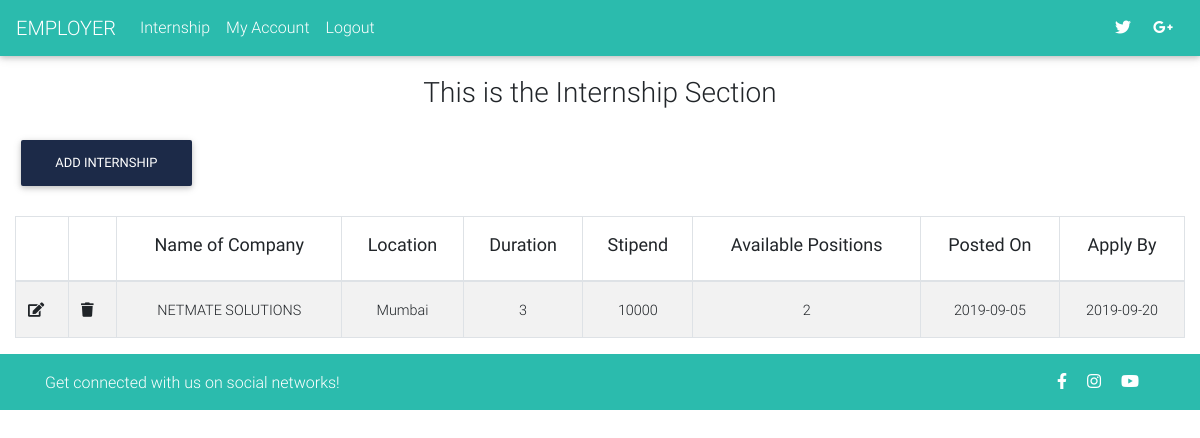
Page /employer/internship.php (signed in) on the committed database.
### tables this page shows
CREATE TABLE `internships` (
  `id` int(11) NOT NULL,
  `emp_id` int(11) NOT NULL,
  `category` text NOT NULL,
  `postedOn` text NOT NULL,
  `applyBy` text NOT NULL,
  `nameOfCompany` text NOT NULL,
  `aboutCompany` text NOT NULL,
  `aboutInternship` text NOT NULL,
  `location` text NOT NULL,
  `perks` text NOT NULL,
  `duration` int(100) NOT NULL,
  `stipend` int(100) NOT NULL,
  `positions` int(11) NOT NULL,
  `whoCanApply` text NOT NULL,
  `featured` tinyint(4) NOT NULL DEFAULT '0',
  `deleted` tinyint(4) NOT NULL DEFAULT '0'
);

CREATE TABLE `employer` (
  `id` int(11) NOT NULL,
  `nameOfCompany` text NOT NULL,
  `aboutCompany` text NOT NULL,
  `email` varchar(255) NOT NULL,
  `password` varchar(255) NOT NULL,
  `address1` text NOT NULL,
  `address2` text NOT NULL,
  `city` varchar(100) NOT NULL,
  `state` varchar(100) NOT NULL,
  `zipcode` int(100) NOT NULL,
  `phone` text NOT NULL,
  `country` varchar(100) NOT NULL,
  `ip` varchar(255) NOT NULL,
  `date` datetime NOT NULL DEFAULT CURRENT_TIMESTAMP
);

### employer/internship.php (the view, shortened to what this page needs)
<?php
  include('includes/header.php');
?>
<?php
  $email = $_SESSION['email'];
  $sql = "SELECT * FROM employer WHERE email = '$email'";
    $result = $db->query($sql);
    while ($row_pro = mysqli_fetch_array($result)) {
          $emp_id = $row_pro['id'];
          $emp_name = $row_pro['nameOfCompany'];
          $emp_about = $row_pro['aboutCompany'];
    }
?>
<?php
  if(!isset($_SESSION['email'])){
      echo "<script>window.open('login.php','_self')</script>";
    }else{
?>
  <main>
    <h3 class="text-center p-3">This is the Internship Section</h3>
    <?php
      if(isset($_GET['add']) || isset($_GET['edit'])){
        $parentQuery = $db->query("SELECT * FROM internships");
        $category = ((isset($_POST['category']) && $_POST['category'] != '')?sanitize($_POST['category']):'');
        $postedOn = ((isset($_POST['postedOn']) && $_POST['postedOn'] != '')?sanitize($_POST['postedOn']):'');
        $applyBy = ((isset($_POST['applyBy']) && $_POST['applyBy'] != '')?sanitize($_POST['applyBy']):'');
        $nameOfCompany = ((isset($_POST['nameOfCompany']) && $_POST['nameOfCompany'] != '')?sanitize($_POST['nameOfCompany']):'');
        $aboutCompany = ((isset($_POST['aboutCompany']) && $_POST['aboutCompany'] != '')?sanitize($_POST['aboutCompany']):'');
        $aboutInternship = ((isset($_POST['aboutInternship']) && $_POST['aboutInternship'] != '')?sanitize($_POST['aboutInternship']):'');
        $location = ((isset($_POST['location']) && $_POST['location'] != '')?sanitize($_POST['location']):'');
        $perks = ((isset($_POST['perks']) && $_POST['perks'] != '')?sanitize($_POST['perks']):'');
        $duration = ((isset($_POST['duration']) && $_POST['duration'] != '')?sanitize($_POST['duration']):'');
        $stipend = ((isset($_POST['stipend']) && $_POST['stipend'] != '')?sanitize($_POST['stipend']):'');
        $positions = ((isset($_POST['positions']) && $_POST['positions'] != '')?sanitize($_POST['positions']):'');
        $whoCanApply = ((isset($_POST['whoCanApply']) && $_POST['whoCanApply'] != '')?sanitize($_POST['whoCanApply']):'');
        if(isset($_GET['edit'])){
          $edit_id = (int)$_GET['edit'];
          $internshipResults = $db->query("SELECT * FROM internships WHERE id = '$edit_id'");
          $internship = mysqli_fetch_assoc($internshipResults);
          $category = ((isset($_POST['category']) && $_POST['category'] != '')?sanitize($_POST['category']):$internship['category']);
          $postedOn = ((isset($_POST['postedOn']) && $_POST['postedOn'] != '')?sanitize($_POST['postedOn']):$internship['postedOn']);
          $applyBy = ((isset($_POST['applyBy']) && $_POST['applyBy'] != '')?sanitize($_POST['applyBy']):$internship['applyBy']);
          $nameOfCompany = ((isset($_POST['nameOfCompany']) && $_POST['nameOfCompany'] != '')?sanitize($_POST['nameOfCompany']):$internship['nameOfCompany']);
          $aboutCompany = ((isset($_POST['aboutCompany']) && $_POST['aboutCompany'] != '')?sanitize($_POST['aboutCompany']):$internship['aboutCompany']);
          $aboutInternship = ((isset($_POST['aboutInternship']) && $_POST['aboutInternship'] != '')?sanitize($_POST['aboutInternship']):$internship['aboutInternship']);
          $location = ((isset($_POST['location']) && $_POST['location'] != '')?sanitize($_POST['location']):$internship['location']);
          $perks = ((isset($_POST['perks']) && $_POST['perks'] != '')?sanitize($_POST['perks']):$internship['perks']);
          $duration = ((isset($_POST['duration']) && $_POST['duration'] != '')?sanitize($_POST['duration']):$internship['duration']);
          $stipend = ((isset($_POST['stipend']) && $_POST['stipend'] != '')?sanitize($_POST['stipend']):$internship['stipend']);
          $positions = ((isset($_POST['positions']) && $_POST['positions'] != '')?sanitize($_POST['positions']):$internship['positions']);
          $whoCanApply = ((isset($_POST['whoCanApply']) && $_POST['whoCanApply'] != '')?sanitize($_POST['whoCanApply']):$internship['whoCanApply']);
        }
        if($_POST){
          $insertSql = "INSERT INTO internships (`category`,`emp_id`,`postedOn`,`applyBy`,`nameOfCompany`,`aboutCompany`,`aboutInternship`,`location`,`perks`,`duration`,`stipend`,`positions`,`whoCanApply`) VALUES ('$category','$emp_id','$postedOn','$applyBy','$nameOfCompany','$aboutCompany','$aboutInternship','$location','$perks','$duration','$stipend','$positions','$whoCanApply')";
            if(isset($_GET['edit'])){
              $insertSql = "UPDATE internships SET category = '$category',emp_id = '$emp_id', postedOn = '$postedOn', applyBy = '$applyBy', nameOfCompany = '$nameOfCompany', aboutCompany = '$aboutCompany', aboutInternship = '$aboutInternship', location = '$location', perks = '$perks', duration = '$duration', stipend = '$stipend', positions = '$positions', whoCanApply = '$whoCanApply' WHERE id = '$edit_id'";
            }
          $db->query($insertSql);
        }
    ?>
    <div class="container">
      <div class="">
        <div class="card">
          <div class="card-header card-title text-center">
            <h4 class="text-center"><?=((isset($_GET['edit']))?'EDIT':'ADD');?> INTERNSHIP DETAILS</h4>
          </div>
          <div class="card-body">
            <form class="text-center" style="color: #757575;" action="internship.php?<?=((isset($_GET['edit']))?'edit='.$edit_id:'add=1');?>" method="post" enctype="multipart/form-data">
              <div class="md-form">
                <input type="text" id="category" name="category" class="form-control" value="<?=$category;?>" required>
                <label for="category">Category</label>
              </div>
              <div class="md-form">
                <input type="date" id="postedOn" name="postedOn" class="form-control" value="<?=$postedOn;?>">
                <label for="postedOn">Posted On</label>
              </div>
              <div class="md-form">
                <input type="date" id="applyBy" name="applyBy" class="form-control" value="<?=$applyBy;?>" required>
                <label for="applyBy">Apply By</label>
              </div>
              <div class="md-form">
                <input type="text" id="nameOfCompany" name="nameOfCompany" class="form-control" value="<?=$emp_name;?>" required>
                <label for="nameOfCompany">Name of Company</label>
              </div>
              <div class="md-form">
                <textarea id="aboutCompany" name="aboutCompany" class="md-textarea form-control" value="<?=$emp_about;?>" rows="3" required></textarea>
                <label for="aboutCompany">About Company</label>
              </div>
              <div class="md-form">
                <textarea id="aboutInternship" name="aboutInternship" class="md-textarea form-control" value="<?=$aboutInternship;?>" rows="3" required></textarea>
                <label for="aboutInternship">About Internship</label>
              </div>
              <div class="md-form">
                <input type="text" id="location" name="location" class="form-control" value="<?=$location;?>" required>
                <label for="location">Location</label>
              </div>
              <div class="md-form">
                <input type="text" id="perks" name="perks" class="form-control" value="<?=$perks;?>" required>
                <label for="perks">Perks of Internship</label>
              </div>
              <div class="md-form">
                <input type="number" id="duration" name="duration" class="form-control" value="<?=$duration;?>" required>
                <label for="duration">Duration</label>
              </div>
              <div class="md-form">
                <input type="number" id="stipend" name="stipend" class="form-control" value="<?=$stipend;?>" required>
                <label for="stipend">Stipend</label>
              </div>
              <div class="md-form">
                <input type="number" id="positions" name="positions" class="form-control" value="<?=$positions;?>" required>
                <label for="positions">No. of Positions Available</label>
              </div>
              <div class="md-form">
                <textarea id="whoCanApply" name="whoCanApply" class="md-textarea form-control" value="<?=$whoCanApply;?>" rows="3" required></textarea>
                <label for="whoCanApply">Who Can Apply</label>
              </div>
              <div class="card-footer">
                <button class="btn btn-black waves-effect z-depth-0" type="submit" name="add"><?=((isset($_GET['edit']))?'EDIT':'ADD');?> INTERNSHIPS</button>
              </div>
            </form>
          </div>
        </div>
      </div>
      <?php }
          else{
      ?>
      <div class="container-fluid table-responsive">
        <a href="internship.php?add=1" class="btn text-white" style="background-color: #1c2a48" id="add-product-btn">Add Internship</a>
        <div class="clearfix"></div><br>
        <table class="table table-striped table-bordered" style="display: table;">
          <thead>
            <th></th>
            <th></th>
            <th class="text-center"><h5 class="h5-responsive"><b>Name of Company</b></h5></th>
            <th class="text-center"><h5 class="h5-responsive"><b>Location</b></h5></th>
            <th class="text-center"><h5 class="h5-responsive"><b>Duration</b></h5></th>
            <th class="text-center"><h5 class="h5-responsive"><b>Stipend</b></h5></th>
            <th class="text-center"><h5 class="h5-responsive"><b>Available Positions</b></h5></th>
            <th class="text-center"><h5 class="h5-responsive"><b>Posted On</b></h5></th>
            <th class="text-center"><h5 class="h5-responsive"><b>Apply By</b></h5></th>
          </thead>
          <tbody>
            <?php
              $sql = "SELECT * FROM internships WHERE deleted = 0 AND emp_id = $emp_id";
              $internships = $db->query($sql);
            ?>
            <?php while($internship = mysqli_fetch_assoc($internships)):?>
              <tr>
                <td>
                  <a href="internship.php?edit=<?=$internship['id'];?>"><i class="fas fa-edit"></i></a>
                </td>
                <td>
                  <a href="internship.php?delete=<?=$internship['id'];?>"><i class="fas fa-trash"></i></a>
                </td>
                <td class="text-center"><?=$emp_name;?></td>
                <td class="text-center"><?=$internship['location'];?></td>
                <td class="text-center"><?=$internship['duration'];?></td>
                <td class="text-center"><?=$internship['stipend'];?></td>
                <td class="text-center"><?=$internship['positions'];?></td>
                <td class="text-center"><?=$internship['postedOn'];?></td>
                <td class="text-center"><?=$internship['applyBy'];?></td>
              </tr>
            <?php endwhile;?>
          </tbody>
        </table>
      </div>
    <?php } ?>
  </main>
<?php include 'includes/footer.php'; } ?>

### rows in the picture
internships: location "Mumbai", duration "3", stipend "10000", positions "2", postedOn "2019-09-05", applyBy "2019-09-20"
employer: nameOfCompany "NETMATE SOLUTIONS"
